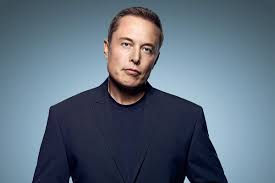
#> input picture Pics/Elon Musk/download (1).jpg, 275 x 183 px, found by its file name
$ python face_rec.py
#> lines starting #> are read from the running program, lines starting #| are printed output that depends on the picture
import os
import numpy as np
import cv2 as cv
people=['Elon Musk','ABD']
"""p=[]
for i in os.listdir("D:\Machine Learning\Libraries\OpenCV\Pics"):
    p.append(i)
print(p)"""
DIR=r'D:\Machine Learning\Libraries\OpenCV\Pics'
har=cv.CascadeClassifier('harsf.xml')

features=[] # img raise on the face
label=[]

def create_train(): # loop over folder and imag
    for person in people:
        path=os.path.join(DIR,person)
        label1=people.index(person)
        #label.append(label1)

        for img in os.listdir(path):
            img_path=os.path.join(path,img)

            img_array=cv.imread(img_path)
#> img_array is the input picture: shape (183, 275, 3); mean B, G, R 123.7, 107.7, 92
            gray=cv.cvtColor(img_array,cv.COLOR_BGR2GRAY)
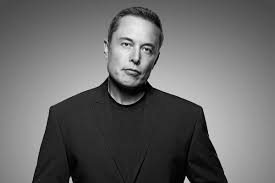
#> gray: shape (183, 275); min 0, max 235, mean 104.8

            face_rect=har.detectMultiScale(gray,scaleFactor=1.1,minNeighbors=4)
#> face_rect = [[106, 22, 59, 59]]
            for (x,y,w,h) in face_rect:
                face_roi=gray[y:y+h,x:x+w]
                features.append(face_roi)
                label.append(label1)
#> this loop made 1 pass
#> pass 1, in create_train, `face_roi=gray[y:y+h,x:x+w]`:
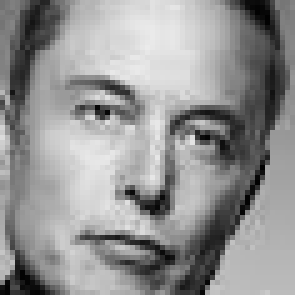
#> face_roi: shape (59, 59) (shown 5 times larger); min 1, max 235, mean 147.5
#> after the loop, features = 1 item; label = [0]
#> pass 2 of the loop in create_train, `for person in people:`:
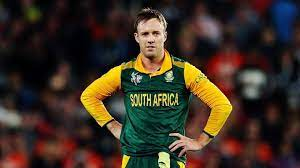
#> input picture Pics/ABD/download (9).jpg, 300 x 168 px, found by its file name
#> in create_train, img_array is the input picture: shape (168, 300, 3); mean B, G, R 36, 47.8, 60.1
#> in create_train, `gray=cv.cvtColor(img_array,cv.COLOR_BGR2GRAY)`:
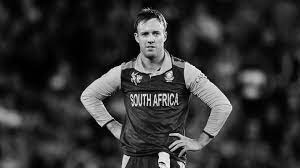
#> gray: shape (168, 300); min 0, max 247, mean 50.1
#> face_rect = [[133, 20, 35, 35]]
#> the loop in create_train, `for (x,y,w,h) in face_rect:` made 1 pass
#> pass 1, in create_train, `face_roi=gray[y:y+h,x:x+w]`:
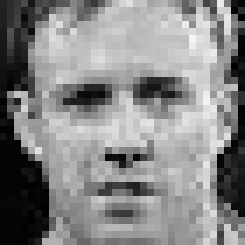
#> face_roi: shape (35, 35) (shown 7 times larger); min 1, max 245, mean 135
#> after the loop in create_train, `for (x,y,w,h) in face_rect:`: features = 2 items; label = [0, 1]
create_train()
print(f'lenght of featurs ={len(features)}')
#| lenght of featurs =2
print(f' length of label ={len(label)}')
#|  length of label =2
print("Training is done ---------------------------------")
#> (the run stopped early here; a loop or call above may not have finished)
